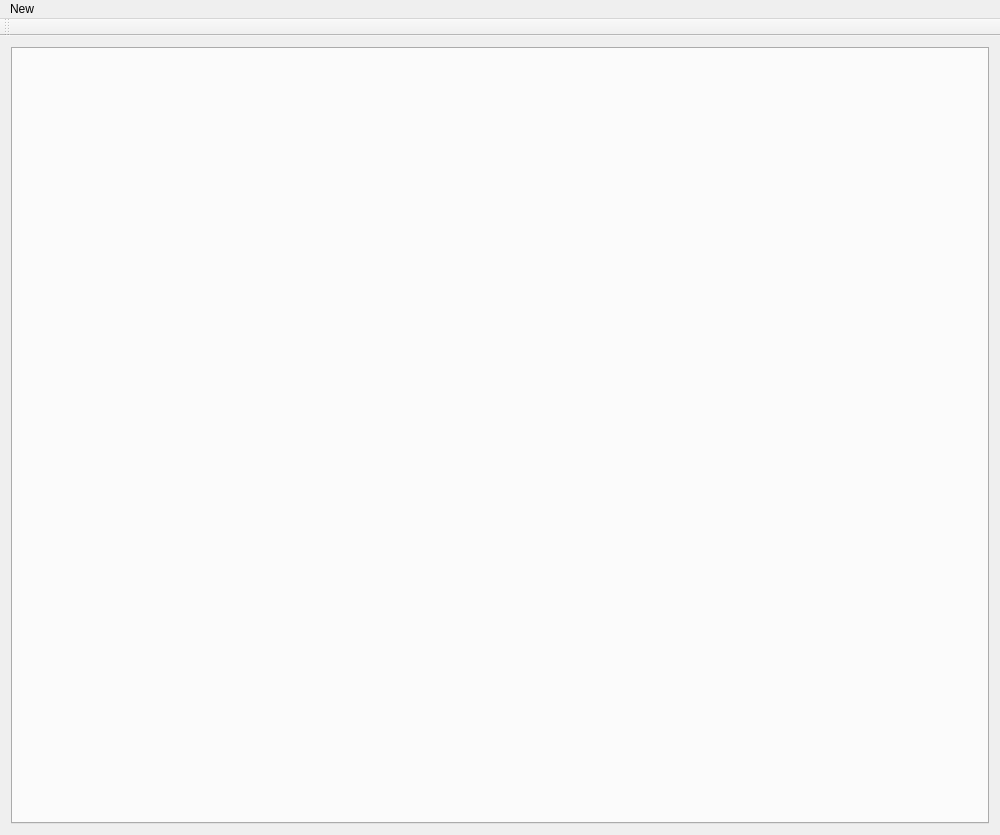
<?xml version="1.0" encoding="UTF-8"?>
<ui version="4.0">
 <class>MainWindow</class>
 <widget class="QMainWindow" name="MainWindow">
  <property name="geometry">
   <rect>
    <x>0</x>
    <y>0</y>
    <width>1000</width>
    <height>835</height>
   </rect>
  </property>
  <property name="minimumSize">
   <size>
    <width>1000</width>
    <height>800</height>
   </size>
  </property>
  <property name="windowTitle">
   <string>LatticeShell</string>
  </property>
  <widget class="QWidget" name="centralWidget">
   <property name="sizePolicy">
    <sizepolicy hsizetype="Minimum" vsizetype="Minimum">
     <horstretch>0</horstretch>
     <verstretch>0</verstretch>
    </sizepolicy>
   </property>
   <layout class="QGridLayout" name="gridLayout">
    <item row="0" column="0">
     <widget class="QTabWidget" name="tabWidget">
      <property name="currentIndex">
       <number>-1</number>
      </property>
      <property name="tabsClosable">
       <bool>true</bool>
      </property>
     </widget>
    </item>
   </layout>
  </widget>
  <widget class="QMenuBar" name="menuBar">
   <property name="geometry">
    <rect>
     <x>0</x>
     <y>0</y>
     <width>1000</width>
     <height>23</height>
    </rect>
   </property>
   <widget class="QMenu" name="menuTest">
    <property name="title">
     <string>New</string>
    </property>
    <addaction name="actionNewWidget"/>
   </widget>
   <addaction name="menuTest"/>
  </widget>
  <widget class="QToolBar" name="mainToolBar">
   <attribute name="toolBarArea">
    <enum>TopToolBarArea</enum>
   </attribute>
   <attribute name="toolBarBreak">
    <bool>false</bool>
   </attribute>
  </widget>
  <action name="actionNewWidget">
   <property name="text">
    <string>empty widget</string>
   </property>
  </action>
 </widget>
 <layoutdefault spacing="6" margin="11"/>
 <resources/>
 <connections/>
 <slots>
  <slot>trigerMenu(QAction*)</slot>
  <slot>drawMesh()</slot>
  <slot>updateMesh()</slot>
  <slot>openStressFile()</slot>
  <slot>renderField()</slot>
 </slots>
</ui>
